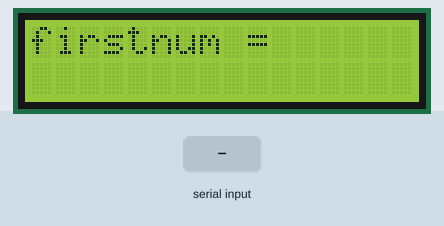
A sketch run on a simulated Arduino Uno, built with avr-gcc and run on an emulated ATmega328P. Parts: 16×2 character LCD. Inputs (shaded band) come from the test bench.

Above: at 1.2 s.
1.3 s: "90/45\n" received over Serial
At 2.8 s:
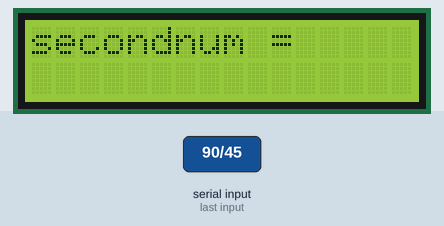
3.8 s: "30/150\n" received over Serial
At 6.0 s:
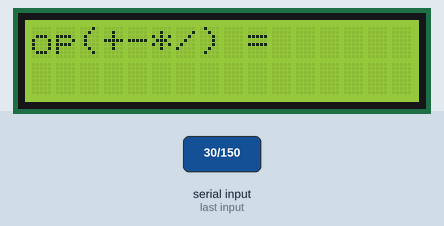
6.3 s: "+" received over Serial
At 8.1 s:
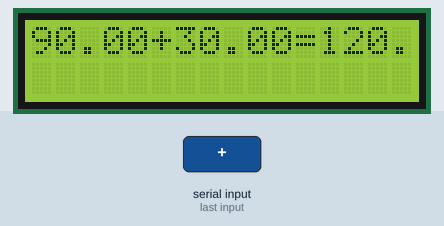
9.3 s: "-" received over Serial
At 11.7 s:
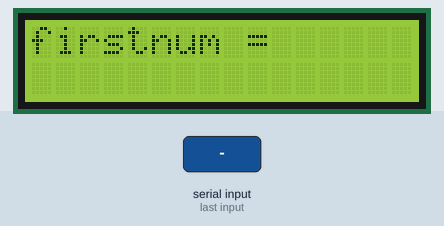
12.3 s: "90\n" received over Serial
At 12.6 s:
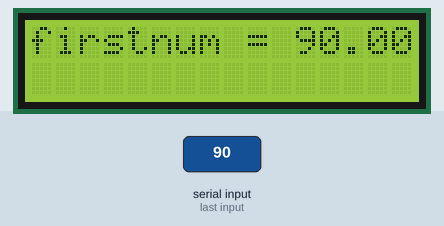
Timing chart, 0 to 15.3 s (numbered marks = the images above; inputs shaded):
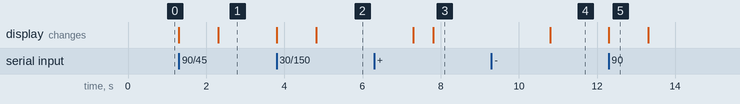

Measured:
- after the input at 1.3 s, the display: first changes at once (image 1 shows a later state)
- after the input at 3.8 s, the display: first changes at once (image 2 shows a later state)
- after the input at 6.3 s, the display: first changes after 1.0 s (image 3 shows a later state)
- after the input at 9.3 s, the display: first changes after 1.5 s (image 4 shows a later state)
- after the input at 12.3 s, the display: changes at once (image 5)
- what the display in image 5 shows lasts 1.0 s, from 12.3 s to 13.3 s

The sketch:

code.ino
```cpp
#include <LiquidCrystal.h>  // Include the LiquidCrystal library

// Define pin connections to the LCD
int rs = 11;   // Register select pin
int en = 12;   // Enable pin
int d4 = 2;    // Data pin 4
int d5 = 3;    // Data pin 5
int d6 = 4;    // Data pin 6
int d7 = 5;    // Data pin 7

// Create a LiquidCrystal object named 'lcd'
LiquidCrystal lcd(rs, en, d4, d5, d6, d7);

float firstnum;  // Variable to store the first number entered via serial input
float secondnum; // Variable to store the second number entered via serial input
float answer;    // Variable to store the calculated answer
String n;        // String variable to temporarily store serial input (not used effectively)
String op;       // String variable to store the arithmetic operation (+, -, *, /)

void setup() {
  Serial.begin(9600);  // Initialize serial communication at a baud rate of 9600
  lcd.begin(16, 2);    // Initialize the LCD with 16 columns and 2 rows
}

void loop() {
  // Prompt and input for the first number
  lcd.setCursor(0, 0);  // Set cursor to the first line, first column
  lcd.print("firstnum = ");  // Display prompt on LCD
  while (Serial.available() == 0) {}  // Wait until serial data is available
  firstnum = Serial.parseFloat();  // Read the first number from serial input
  lcd.print(firstnum);  // Display the first number on LCD

  // Prompt and input for the second number
  while (Serial.available() == 0) {}  // Wait until serial data is available
  n = Serial.readString();  // Read and discard the next input (ineffective use)
  lcd.clear();  // Clear the LCD screen

  lcd.print("secondnum = ");  // Display prompt for second number
  while (Serial.available() == 0) {}  // Wait until serial data is available
  secondnum = Serial.parseFloat();  // Read the second number from serial input
  lcd.print(secondnum);  // Display the second number on LCD

  // Prompt and input for the arithmetic operation
  while (Serial.available() == 0) {}  // Wait until serial data is available
  n = Serial.readString();  // Read and discard the next input (ineffective use)
  lcd.clear();  // Clear the LCD screen

  lcd.setCursor(0, 0);  // Set cursor to the first line, first column
  lcd.print("op(+-*/) = ");  // Display prompt for arithmetic operation
  while (Serial.available() == 0) {}  // Wait until serial data is available
  op = Serial.readString();  // Read the arithmetic operation (+, -, *, /) from serial input
  lcd.print(op);  // Display the arithmetic operation on LCD

  // Perform calculation based on the arithmetic operation
  if (op == "+") {
    answer = firstnum + secondnum;
  } else if (op == "-") {
    answer = firstnum - secondnum;
  } else if (op == "*") {
    answer = firstnum * secondnum;
  } else if (op == "/") {
    answer = firstnum / secondnum;
  }

  lcd.clear();  // Clear the LCD screen
  delay(500);  // Delay for 500 milliseconds

  // Display the calculation result
  lcd.setCursor(0, 0);  // Set cursor to the first line, first column
  lcd.print(firstnum);  // Display the first number
  lcd.print(op);  // Display the arithmetic operation
  lcd.print(secondnum);  // Display the second number
  lcd.print("=");  // Display the equals sign
  lcd.print(answer);  // Display the calculated answer

  delay(2000);  // Delay for 2000 milliseconds (2 seconds)

  while (Serial.available() == 0) {}  // Wait until serial data is available
  n = Serial.readString();  // Read and discard the next input (ineffective use)
  lcd.clear();  // Clear the LCD screen
}
```
